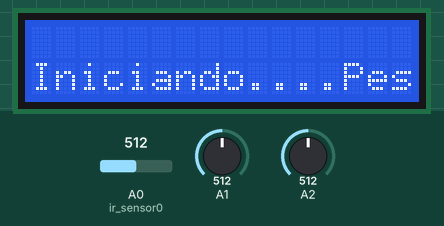
Recording of a sketch running on a simulated Arduino Uno, built with avr-gcc and run on an emulated ATmega328P. Shown: 16×2 character LCD. The inputs (shaded band) are chosen by the test bench; at power-on: A2 = 512, A1 = 512, A0 (ir_sensor0) = 512.

Above: at 3.1 s.
At 8.8 s:
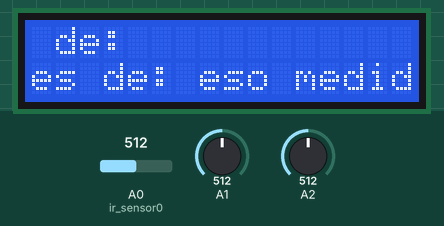
8.9 s: A2 set to 716
At 13.8 s:
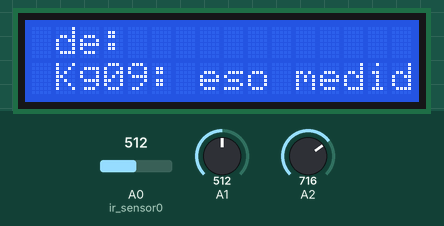
18.2 s: A2 set to 122
At 22.9 s:
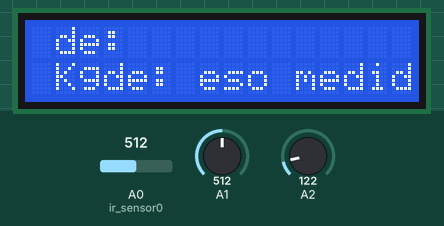
27.5 s: A1 set to 306
At 40.8 s:
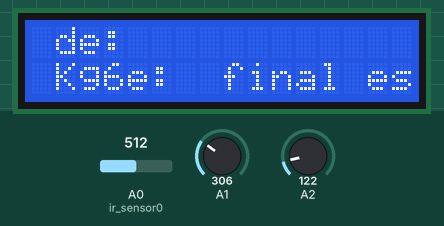
Timing chart, 0 to 42.3 s (numbered marks = the images above; inputs shaded):
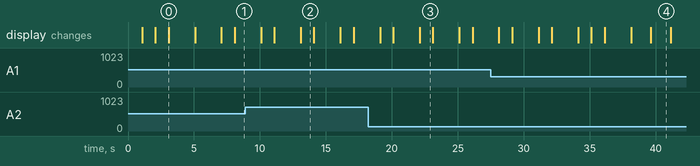

The sketch:

medicalScaleIMC.ino
```cpp
#include <LiquidCrystal.h> // Incluir Libreria

// Programa en C, de Cálculo de IMC


int ir_sensor0 = A0;  // Sensor Optico

int ir_sensor1 = A1;  //  Tension de Salida del AD620
int ir_sensor2 = A2;  //  GND del Circuito de Peso


LiquidCrystal lcd(12, 11, 5, 4, 3, 2); // Inicializar Display

void setup() {

  lcd.begin(16, 2); // Iniciar el LCD
  lcd.setCursor(0, 1); // Posicionar Cursor


  // Medidor de Peso de la Bascula de IMC

  // inicializa la comunicación serial en 9600 bits por segundo

  Serial.begin(9600);

  lcd.print("Iniciando Programa de Medición del Peso");
  lcd.setCursor(0, 2); // Posicionar Cursor
  lcd.print("Programa de ");
  delay(1000); // Tiempo de espera de 1 segundo
  lcd.setCursor(0, 1); // Posicionar Cursor
  lcd.print("Medición del Peso");
  lcd.setCursor(0, 2); // Posicionar Cursor
  lcd.print("");

  delay(1000); // Tiempo de espera de 1 segundo
  lcd.setCursor(0, 1); // Posicionar Cursor
  lcd.print("Iniciando....");
  delay(1000); // Tiempo de espera de 1 segundo
  lcd.print("Pesando...");
  delay(2000); // Tiempo de espera de 2 segundos


      int j=0;
      float tension1[10];
      float tension2[10];
      float tension3[10];
      int peso;
      int pesosuma;
      pesosuma=0;
      int pesofinalsinaprox;
      int pesofinalaprox;

         for (j=0;j<10;j=j+1) {


  // lee el pin de entrada analogico (pin A1)
  int valor_sensor1 = analogRead(A1);

  // Convierto la lectura analogica (la cual va desde 0 - 1023) hacia un voltaje (0 - 5V):
  float voltaje1 = valor_sensor1 * (5.0 / 1023.0);
  // muestra el valor

  tension1[j]=voltaje1;

    // lee el pin de entrada analogico (pin A0)
  int valor_sensor2 = analogRead(A2);

  // Convierto la lectura analogica (la cual va desde 0 - 1023) hacia un voltaje (0 - 5V):
  float voltaje2 = valor_sensor2 * (5.0 / 1023.0);
  // muestra el valor

  tension2[j]=voltaje2;


  tension3[j]=tension1[j]-tension2[j];

  lcd.print("El Peso medido es de: ");
  lcd.setCursor(0, 2); // Posicionar Cursor
  lcd.print("es de: ");
  delay(2000); // Tiempo de espera de 2 segundos

  //Convertimos a Kg

  peso=((tension3[j])-1.78) * 363.64;

  lcd.setCursor(0, 1); // Posicionar Cursor
  lcd.print(peso);
  lcd.setCursor(0, 2); // Posicionar Cursor
  lcd.print(" Kg");
  delay(1000); // Tiempo de espera de 1 segundo

  pesosuma=peso+pesosuma;
  }
  pesofinalsinaprox=pesosuma/j;
  pesofinalaprox=pesofinalsinaprox-4;


  lcd.setCursor(0, 2); // Posicionar Cursor
  lcd.print("");
  lcd.setCursor(0, 1); // Posicionar Cursor
  lcd.print("Restando pesos");

  lcd.setCursor(0, 2); // Posicionar Cursor
  lcd.print("medios de");
  delay(1000); // Un segundo de Espera
  lcd.setCursor(0, 1); // Posicionar Cursor
  lcd.print("vestimenta...");
  lcd.setCursor(0, 2); // Posicionar Cursor
  lcd.print("");


  delay(2000); // tiempo de espera
  lcd.setCursor(0, 1); // Posicionar Cursor

  lcd.print("Su peso final es de: ");
  lcd.setCursor(0, 2); // Posicionar Cursor
  lcd.print("es de: ");
  delay(1500); // Un segundo y medio de espera
  lcd.setCursor(0, 1); // Posicionar Cursor
  lcd.print(pesofinalaprox);
  lcd.setCursor(0, 2); // Posicionar Cursor
  lcd.print(" Kg");
  delay(1500); // Un segundo y medio de espera


    // Código de Medición de Altura


      int lectura;
      int suma=0;
      int media,i=0;
      int vector[10];
      int altura_final;
      int altura_metros;
      int altura_definitiva;

    lcd.setCursor(0, 1); // Posicionar Cursor
    lcd.print("Iniciando Programa de ");
    lcd.setCursor(0, 2); // Posicionar Cursor
    lcd.print("Medición del Sensor Optico");
    delay(1500); // Un segundo y medio de espera
    lcd.setCursor(0, 1); // Posicionar Cursor
    lcd.print("Sensor Optico");
    lcd.setCursor(0, 2); // Posicionar Cursor
    lcd.print("");
    delay(1000); // Tiempo de espera de 1 segundo
    lcd.setCursor(0, 1); // Posicionar Cursor
    lcd.print("Iniciando....");
    delay(1000); // Tiempo de espera de 1 segundo
    lcd.print("Midiendo...");
    delay(2000); // Tiempo de espera de 2 segundos


      for (i=0;i<10;i=i+1) {


  lectura = analogRead(ir_sensor0); // Lectura del sensor 0
  vector[i]=pow(3027.4 / lectura, 1.2134);

  lcd.setCursor(0, 1); // Posicionar Cursor
  lcd.print("La Altura Medida");
  lcd.setCursor(0, 2); // Posicionar Cursor
  lcd.print("es de: ");
  delay(1000); // Tiempo de espera de 1 segundo
  lcd.setCursor(0, 1); // Posicionar Cursor
  lcd.print(vector[i]);
  lcd.setCursor(0, 2); // Posicionar Cursor
  lcd.print("cm");

  delay(1000); // Tiempo de espera de 1 segundo

  suma=suma+vector[i];
  }

  media=suma/i;


  lcd.setCursor(0, 1); // Posicionar Cursor
  lcd.print("El Valor Final ");
  lcd.setCursor(0, 2); // Posicionar Cursor
  lcd.print("Medio de");
  delay(1000); // Tiempo de espera de 1 segundos
  lcd.setCursor(0, 1); // Posicionar Cursor
  lcd.print("Medicción es:  ");
  lcd.setCursor(0, 2); // Posicionar Cursor
  lcd.print("");

  delay(2000); // Tiempo de espera de 2 segundos

  lcd.setCursor(0, 1); // Posicionar Cursor
  lcd.print(media);
  lcd.setCursor(0, 2); // Posicionar Cursor
  lcd.print("cm");
  delay(2000); // Tiempo de espera de 2 segundos

  altura_final=200-media;
  altura_metros=altura_final/100; //Convertir a Metros
  altura_definitiva=((altura_metros)-(3/100)); // Restamos la altura de la propia Báscula

  lcd.setCursor(0, 1); // Posicionar Cursor
  lcd.print("Su altura es de:");
  lcd.setCursor(0, 2); // Posicionar Cursor
  lcd.print("");
  delay(2000); // Tiempo de espera de 2 segundos
  lcd.print(altura_definitiva);
  lcd.setCursor(0, 2); // Posicionar Cursor
  lcd.print(" m");
  delay(2000); //Esperamos 2 segundos


 // Calculo de IMC

  lcd.setCursor(0, 1); // Posicionar Cursor
  lcd.print("Se procedera al");
  lcd.setCursor(0, 2); // Posicionar Cursor
  lcd.print("calculo del IMC");
  delay(2000); //Esperamos 2 segundos
  lcd.setCursor(0, 2); // Posicionar Cursor
  lcd.print("");
  lcd.setCursor(0, 1); // Posicionar Cursor
  lcd.print("Calculando IMC..."); //Imprimimos un mensaje
  delay(2000); //Esperamos 2 segundos


  lcd.print("Su IMC es: "); //Imprimimos un mensaje
  delay(4000); //Esperamos 4 segundos


  int imc;

  imc=((pesofinalaprox)/((altura_definitiva)*(altura_definitiva)));

  lcd.print(imc); //Imprimimos un mensaje inicial
  delay(6000); //Esperamos 6 segundos


  lcd.print("Dado su IMC, y parametros"); //Imprimimos un mensaje
  lcd.setCursor(0, 2); // Posicionar Cursor
  lcd.print("parametros");
  delay(2000); //Esperamos 2 segundos

  lcd.setCursor(0, 2); // Posicionar Cursor
  lcd.print("");
  lcd.setCursor(0, 1); // Posicionar Cursor

  lcd.print("Podemos estimar"); //Imprimimos un mensaje
  lcd.setCursor(0, 2); // Posicionar Cursor
  lcd.print("que:");
  delay(2000); //Esperamos 2 segundos
  lcd.setCursor(0, 2); // Posicionar Cursor
  lcd.print("");

  lcd.setCursor(0, 1); // Posicionar Cursor
  lcd.print("Su rango es:"); //Imprimimos un mensaje
  delay(2000); //Esperamos 2 segundos


if (18.5<imc<24.99) {
  lcd.print("Peso Normal"); //Imprimimos un mensaje
  delay(6000); //Esperamos 6 segundos


}
if (25<imc<29.99) {
  lcd.print("Sobrepeso"); //Imprimimos un mensaje
  delay(6000); //Esperamos 6 segundos


}
if (30<imc<34.99) {
  lcd.print("Obesidad Tipo I"); //Imprimimos un mensaje
  delay(6000); //Esperamos 6 segundos


}

if (35<imc<40) {
  lcd.print("Obesidad Tipo II"); //Imprimimos un mensaje
  delay(6000); //Esperamos 6 segundos


}
if (imc>40) {
  lcd.print("Obesidad Tipo III"); //Imprimimos un mensaje
  delay(6000); //Esperamos 6 segundos

}
if (17<imc<18.49) {
  lcd.print("Delgadez Aceptable"); //Imprimimos un mensaje
  delay(6000); //Esperamos 6 segundos

}
if (16<imc<16.99) {
  lcd.print("Delgadez Moderada"); //Imprimimos un mensaje
  delay(6000); //Esperamos 6 segundos


}
if (imc<15.99) {
  lcd.print("Delgadez Severa"); //Imprimimos un mensaje
  delay(6000); //Esperamos 6 segundos
  }


  delay(3000); //Esperamos 6 segundos

 lcd.print("Fin del Programa   "); //Imprimimos un mensaje

}

void loop() {


}
```

Measured:
- after the input at 8.9 s, the display: first differs from a run without the input after 4.2 s (image 2)
- after the input at 18.2 s, the display: first differs from a run without the input after 3.9 s (image 3)
- after the input at 27.5 s, the display: first differs from a run without the input after 3.6 s (image 4 shows a later state)
- what the display in image 0 shows lasts 2.0 s, from 3.1 s to 5.1 s
- what the display in image 2 shows lasts 1.0 s, from 13.1 s to 14.1 s
